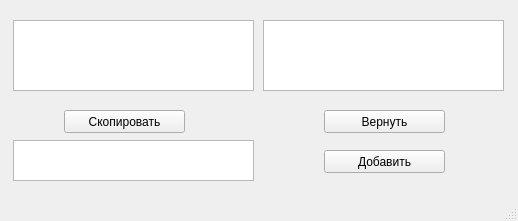
<?xml version="1.0" encoding="UTF-8"?>
<ui version="4.0">
 <class>MainWindow</class>
 <widget class="QMainWindow" name="MainWindow">
  <property name="geometry">
   <rect>
    <x>0</x>
    <y>0</y>
    <width>518</width>
    <height>221</height>
   </rect>
  </property>
  <property name="windowTitle">
   <string>MainWindow</string>
  </property>
  <widget class="QWidget" name="centralwidget">
   <widget class="QPlainTextEdit" name="plainTextEdit">
    <property name="geometry">
     <rect>
      <x>13</x>
      <y>20</y>
      <width>241</width>
      <height>71</height>
     </rect>
    </property>
   </widget>
   <widget class="QPlainTextEdit" name="plainTextEdit_2">
    <property name="geometry">
     <rect>
      <x>263</x>
      <y>20</y>
      <width>241</width>
      <height>71</height>
     </rect>
    </property>
   </widget>
   <widget class="QPushButton" name="pushButton">
    <property name="geometry">
     <rect>
      <x>64</x>
      <y>110</y>
      <width>121</width>
      <height>23</height>
     </rect>
    </property>
    <property name="text">
     <string>Скопировать</string>
    </property>
   </widget>
   <widget class="QPushButton" name="pushButton_2">
    <property name="geometry">
     <rect>
      <x>324</x>
      <y>110</y>
      <width>121</width>
      <height>23</height>
     </rect>
    </property>
    <property name="text">
     <string>Вернуть</string>
    </property>
   </widget>
   <widget class="QPushButton" name="pushButton_3">
    <property name="geometry">
     <rect>
      <x>324</x>
      <y>150</y>
      <width>121</width>
      <height>23</height>
     </rect>
    </property>
    <property name="text">
     <string>Добавить</string>
    </property>
   </widget>
   <widget class="QTextEdit" name="textEdit">
    <property name="geometry">
     <rect>
      <x>13</x>
      <y>140</y>
      <width>241</width>
      <height>41</height>
     </rect>
    </property>
   </widget>
  </widget>
  <widget class="QMenuBar" name="menubar">
   <property name="geometry">
    <rect>
     <x>0</x>
     <y>0</y>
     <width>518</width>
     <height>21</height>
    </rect>
   </property>
  </widget>
  <widget class="QStatusBar" name="statusbar"/>
 </widget>
 <resources/>
 <connections/>
</ui>
